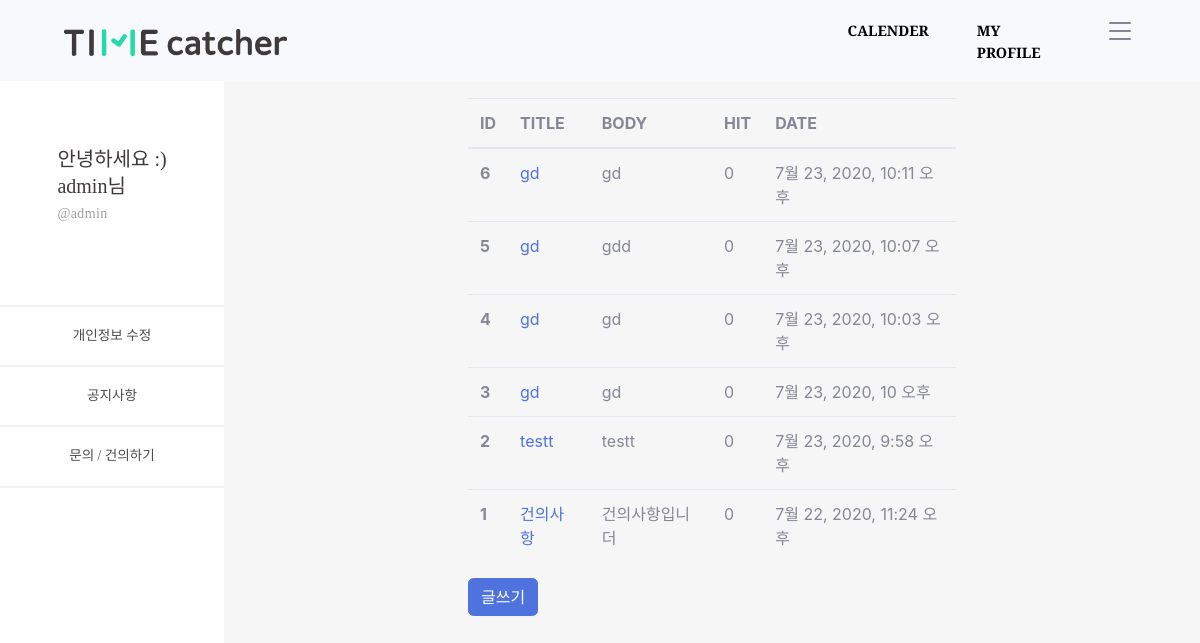
The app's page /timeApp/customer/ (signed in) with its own data.
### timeApp/models.py (models this page shows, shortened)
class Customer(models.Model):
    objects = models.Manager()
    c_title = models.CharField(max_length=100)
    c_body = models.TextField()
    c_hit = models.PositiveIntegerField(default=0)
    c_input_date = models.DateTimeField('date published', default=timezone.now)

### timeApp/views.py (the view)
# urls.py: path('customer/', views.customer, name='customer'),
def customer(request):
    customers = Customer.objects.all().order_by('-id')
    conn_user = request.user
    conn_profile = Profile.objects.get(user=conn_user)
    context = {
        'id' : conn_user.username,
        'nick' : conn_profile.nick,
        'customers' : customers,
    }
    return render(request, 'customer.html', context=context)

### timeApp/templates/customer.html
{% extends 'base_side.html' %}
{% load static %}
{% block content_side %}
<div id="content-wrapper" style="background-color: #f6f6f6;" class="d-flex justify-content-center">
  <div class="cantrion" style="margin-top: 10%; width: 50%;">
    <table class="table">
      <thead>
        <tr>
          <th scope="col">ID</th>
          <th scope="col">TITLE</th>
          <th scope="col">BODY</th>
          <th scope="col">HIT</th>
          <th scope="col">DATE</th>
        </tr>
      </thead>
      <tbody>
        {% for customer in customers.all %}
        <tr>
          <th scope="row">{{ customer.id }}</th>
          <td><a href="{% url 'customer_detail' customer.id %}">{{ customer.c_title }}</a></td>
          <td>{{ customer.c_body }}</td>
          <td>{{ customer.c_hit }}</td>
          <td>{{ customer.c_input_date }}</td>
        </tr>
        {% endfor %}
      </tbody>
    </table>
    <a href="{% url 'customer_create' %}" class="btn btn-primary">글쓰기</a>
  </div>
</div>
{% endblock %}

### timeProject/templates/base_side.html
{% extends 'base.html' %}
{% load static %}
{% block content %}
<div id="wrapper">
    <ul class="navbar-nav sidebar sidebar-dark accordion" id="accordionSidebar">
      <li class="nav-item active d-flex justify-content-center" style="margin-top: 65%; margin-bottom: 35%;">
        <div class="text-left">
          <a
            style="font-family: SDGtNeobUni-gEb; font-size: 20px; font-weight: normal; font-stretch: normal; font-style: normal; line-height: 1.35; letter-spacing: normal; text-align: left; color: #3e3a39;">안녕하세요
            :)</a>
          <br>
          <a
            style="font-family: SDGtNeobUni-gEb; font-size: 20px; font-weight: normal; font-stretch: normal; font-style: normal; line-height: 1.35; letter-spacing: normal; text-align: left; color: #3e3a39;">{{ id }}님</a>
          <br>
          <a
            style=" font-family: SDGtNeobUni-bLt; font-size: 14px; font-weight: normal; font-stretch: normal; font-style: normal; line-height: 1.93; letter-spacing: normal; text-align: left; color: #a0a0a0; letter-spacing: 0.38px;">@{{ id }}</a>
        </div>
      </li>
      <a><hr style="border: solid 1px #f3f3f3;" class="mb-0 mt-0"></a>
      <li class="nav-item active">
        <a class="nav-link" href="{% url 'profile_update' %}" style="font-family: SDGtNeobUni-bLt;
              font-size: 14px;
              font-weight: normal;
              font-stretch: normal;
              font-style: normal;
              line-height: 1.93;
              letter-spacing: normal;
              text-align: left;
              color: #4c4c4c;">
          <span class="d-flex align-items-center justify-content-center">개인정보 수정</span></a>
      </li>
      <a><hr style="border: solid 1px #f3f3f3;" class="mb-0 mt-0"></a>
      <li class="nav-item active">
        <a class="nav-link" href="{% url 'notices' %}" style="font-family: SDGtNeobUni-bLt;
              font-size: 14px;
              font-weight: normal;
              font-stretch: normal;
              font-style: normal;
              line-height: 1.93;
              letter-spacing: normal;
              text-align: left;
              color: #4c4c4c;">
          <span class="d-flex align-items-center justify-content-center">공지사항</span></a>
      </li>
      <a><hr style="border: solid 1px #f3f3f3;" class="mb-0 mt-0"></a>
      <li class="nav-item active">
        <a class="nav-link" href="{% url 'customer' %}" style="font-family: SDGtNeobUni-bLt;
              font-size: 14px;
              font-weight: normal;
              font-stretch: normal;
              font-style: normal;
              line-height: 1.93;
              letter-spacing: normal;
              text-align: left;
              color: #4c4c4c;">
          <span class="d-flex align-items-center justify-content-center">문의 / 건의하기</span></a>
      </li>
      <a><hr style="border: solid 1px #f3f3f3;" class="mb-0 mt-0"></a>
    </ul>
        {% block content_side %}
        {% endblock %}
</div>
{% endblock %}

### timeProject/templates/base.html (shortened to what this page needs)
{% load static %}
<!DOCTYPE html>
<html lang="ko">
<head>
  <link href="https://cdnjs.cloudflare.com/ajax/libs/magnific-popup.js/1.1.0/magnific-popup.min.css" rel="stylesheet" />
  <link href="{% static 'css/styles.css' %}?v=1.5" rel="stylesheet" />
  <link href="{% static 'css/sb-admin-2.min.css' %}?v=1.5" rel="stylesheet">
  <link href="https://stackpath.bootstrapcdn.com/font-awesome/4.7.0/css/font-awesome.min.css" rel="stylesheet"
>
</head>
<body>
  <nav class="navbar navbar-expand-lg navbar-light bg-light fixed-top py-3" id="mainNav">
      <a class="navbar-brand pl-5" href="{% url 'index' %}"><img src="{% static 'img/tc-logo.png' %}" alt="tc-logo.png" style="width: 30%;"></a>
      <div class="collapse navbar-collapse" id="navbarResponsive">
        <ul class="navbar-nav ml-auto my-2 my-lg-0">
          {% if user.is_authenticated %}
          <li class="nav-item"><a class="nav-link mt-1" href="{% url 'calender' %}">CALENDER</a></li>
          <li class="nav-item"><a class="nav-link mt-1" href="{% url 'mypage' %}">MY PROFILE</a></li>
          {% else %}
          <li class="nav-item"><a class="nav-link mt-1" href="{% url 'signin' %}">CALENDER</a></li>
          <li class="nav-item"><a class="nav-link mt-1" href="{% url 'signin' %}">MY PROFILE</a></li>
          {% endif %}
          <li class="nav-item">
              <a class="pr-5 ml-3" data-toggle="dropdown" aria-haspopup="true" aria-expanded="false">
              </a>
          </li>
        </ul>
      </div>
  </nav>
  {% block content %}
  {% endblock %}
</body>
</html>

### records on screen
Customer: id "6", c_title "gd", c_body "gd", c_hit "0", c_input_date "7월 23, 2020, 10:11 오후"
Customer: id "5", c_title "gd", c_body "gdd", c_hit "0", c_input_date "7월 23, 2020, 10:07 오후"
Customer: id "4", c_title "gd", c_body "gd", c_hit "0", c_input_date "7월 23, 2020, 10:03 오후"
Customer: id "3", c_title "gd", c_body "gd", c_hit "0", c_input_date "7월 23, 2020, 10 오후"
Customer: id "2", c_title "testt", c_body "testt", c_hit "0", c_input_date "7월 23, 2020, 9:58 오후"
Customer: id "1", c_title "건의사항", c_body "건의사항입니더", c_hit "0", c_input_date "7월 22, 2020, 11:24 오후"

### other values on screen
{{ id }} "admin"
